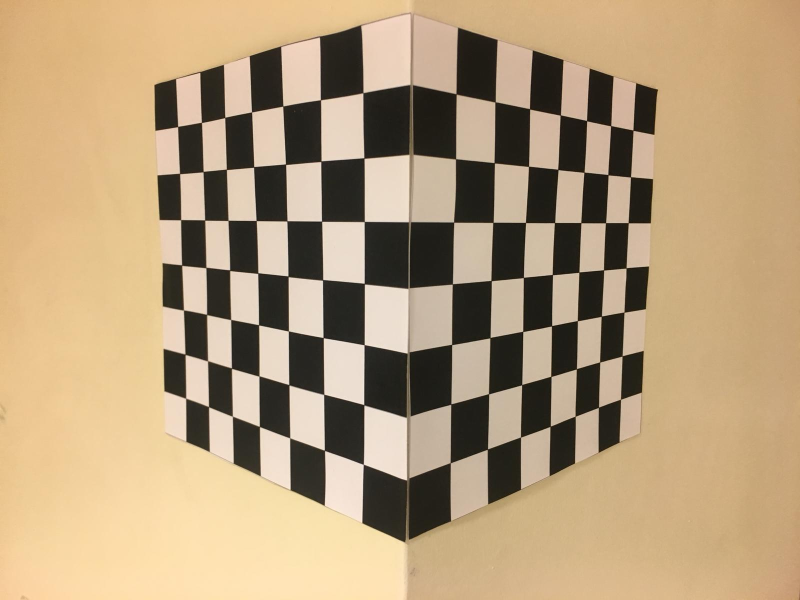
#> input picture week6/3D_calibration_object.jpg, 1600 x 1200 px (shown at 1/2 size)
$ jupyter execute 'Jiahe Xu-(Week_6)_Camera_Calibration.ipynb'   (shell and % lines are left out)   (older library calls are emulated)
#> lines starting #> are read from the running program, lines starting #| are printed output that depends on the picture
[cell 1]
import matplotlib.pyplot as plt
import numpy as np
import cv2

### Read this First

#### Remember that `tab` is is useful for autocompletion.

#### Remember that `shift + tab` is useful for rapidly obtaining usage + documentation.

###**Camera Calibration with 3D Object**

**We learnt in class about calibration, and we'll explore a quick example of camera calibration using a 3D object.**

**First, load the image.**

[cell 2]
image = cv2.imread('3D_calibration_object.jpg', cv2.IMREAD_COLOR)
#> image is the input picture: shape (1200, 1600, 3); mean B, G, R 123.1, 156.2, 179.9
image = cv2.cvtColor(image, cv2.COLOR_BGR2RGB)
rows, cols, channels = image.shape
#> rows = 1200; cols = 1600; channels = 3
plt.figure()
plt.imshow(image)

**Calibration works by finding the relationship between pixel coordinates that you seen on the image, to real world coordinates in some world frame. In order to do this, we need to have the ability to find points in the image that we know the real world coordinates to.**

**Calibration objects are nice in that they have well defined features that can serve as these points, with measured coordinates for these features. Shown above is our calibration object. Each smaller square has dimensions 18mm x 18mm.**

**Convert the image to grayscale, and use OpenCV's cv2.cornerHarris to find the corners of the pattern in the calibration object. You might want to threshold the corner reponses for better results. Draw circles around those corners and display the resulting image.**

[cell 3]
grayscale_image = cv2.cvtColor(image, cv2.COLOR_BGR2GRAY)
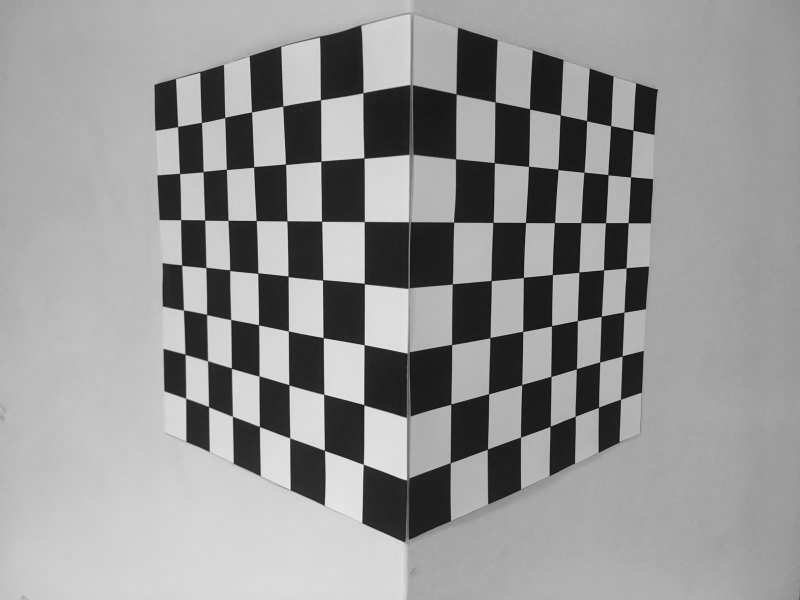
#> grayscale_image: shape (1200, 1600) (shown at 1/2 size); min 5, max 246, mean 149.1
dst = cv2.cornerHarris(grayscale_image , 3 , 3 , 0.04 )
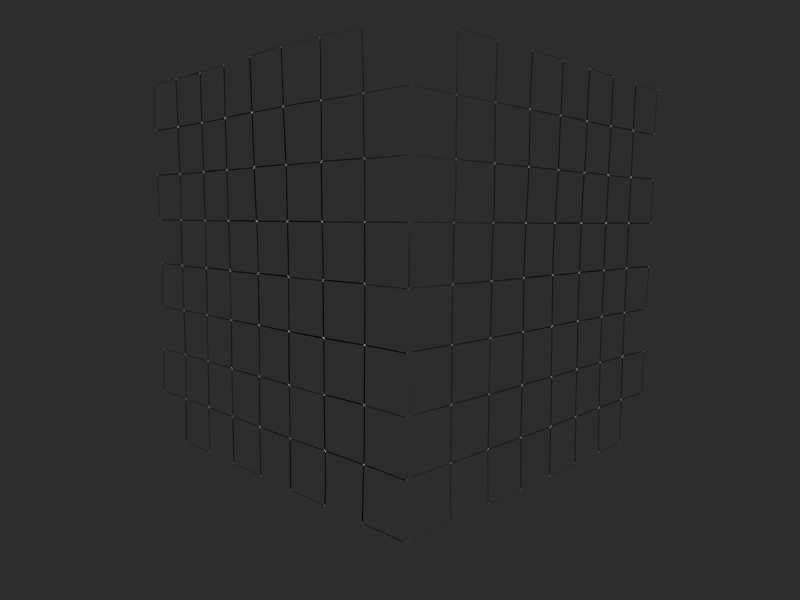
#> dst: shape (1200, 1600) float32 (shown at 1/2 size); min -0.00351, max 0.0159, mean -3.62e-05; drawn with min black and max white
display_image = image.copy()
y,x = np.where(dst>0.01 * dst.max())
#> y = 2839 values from 50 to 1085; x = 2839 values, max 1316 at index 203, min 308 at index 176, mean 802
leng = len(y)
#> leng = 2839
print(leng)
#| 2839
for i in range(leng):
    center_x = x[i]
    center_y = y[i]
    cv2.circle(display_image, (center_x, center_y), 3, (255,0,0),-1)
#> this loop made 2839 passes
#> (center_x, center_y) on passes 1 to 3: (721, 50), (722, 50), (723, 50)
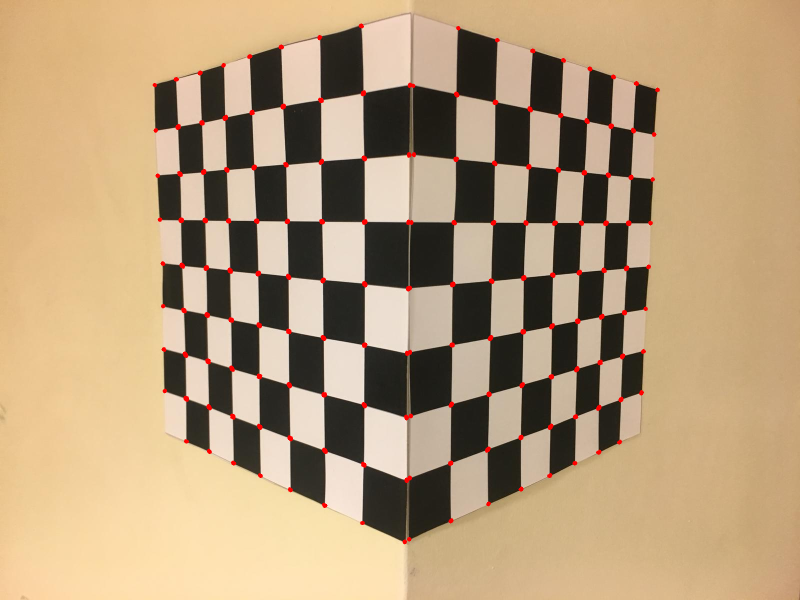
#> display_image: shape (1200, 1600, 3) (shown at 1/2 size); mean R, G, B 180.7, 155.4, 122.4
plt.imshow(display_image)
plt.show()

**How many corners are you able to find?**

2839

**Now that we have found the corners of the object, we need to know the pixel coordinates and the coordinates in the real world. Below are pixel coordinates corresponding to six of the corners of the calibration object. Draw circles around those corners and display them.**

[cell 4]
points = [(648, 789), (729, 690), (519, 753), (1044, 770), (976, 899), (908, 445)]
display_image = image.copy()
for point in points:
     cv2.circle(display_image, (point[0], point[1]), 13, (255,0,0),-1)
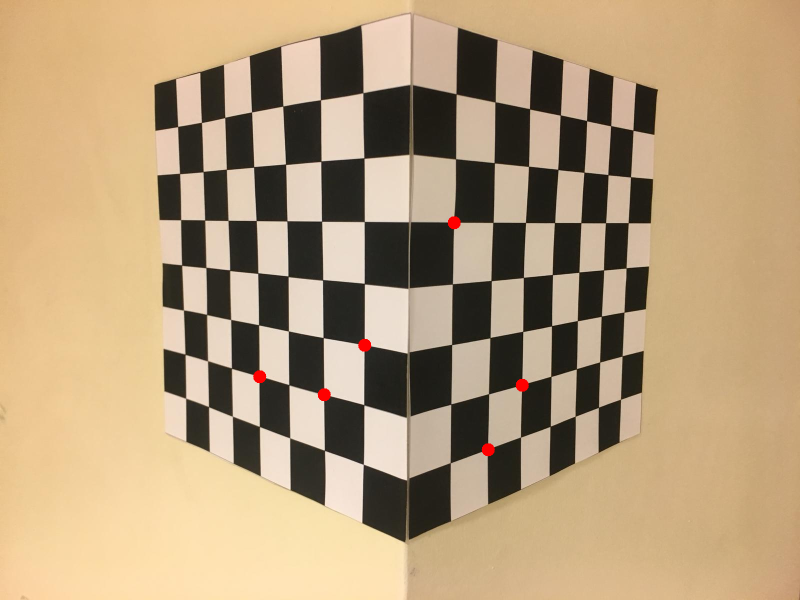
#> display_image: shape (1200, 1600, 3) (shown at 1/2 size); mean R, G, B 180.1, 156, 123
plt.imshow(display_image)
plt.show()

**Now we have the pixel coordinates, we need the corresponding real world coordinates for those corners. Below are the real world coordinates for the corners (in the same order).**

[cell 5]
# Real world coordinates in (x, y, z)
location = [(0, 90, 36), (0, 72, 18), (0, 90, 72), (54, 90, 0), (36, 108, 0), (18, 36, 0)]

**In this case, where is the origin of the real world coordinate system? Which direction corresponds to the x axis? The y axis? The z axis?**

the upper corner(3D) of the checkboard in the picture is the origin
the edge that starts from the origin and goes toward the right side of the picture is the x axis
the edge that starts from the origin and goes toward the down side of the picture is the y axis
the edge that starts from the origin and goes toward the left side of the picture is the z axis

**Now that we have the real world coordinates and the pixel coordinates, as discussed in class, we can find $p$ the projection matrix. To do this, we can set up the equation $Ap=0$. Set up $A$ below. Refer to the slides in the lecture on how to construct $A$.**

[cell 6]
data_num = 6
A = np.zeros((data_num*2, 12))
b = np.zeros((data_num*2, 1))
source = np.array(location.copy())
target = np.array(points.copy())
for i in range(data_num):
    A[i*2 , 0:3] = source[i ][ 0:3]
    A[i*2 , 3] = 1.0
    A[i*2 , 8:11] = -1*target[i][0]*source[i][ 0:3]
    A[i*2 , 11] = -1*target[i][0]

    A[i*2+1 , 4:7] = source[i ][ 0:3]
    A[i*2+1 , 7] = 1.0
    A[i*2+1 , 8:11] = -1*target[i][1]*source[i][ 0:3]
    A[i*2+1 , 11] = -1*target[i][1]
#A

**A trivial solution is when the projection matrix is all zeros, but that obviously isn't useful for us. Additionally, since our input data may be noisy, there may not be a perfect $p$ that exactly satisfies $Ap=0$. Hence we want to find the least squares solution.**

**As shown in the appendix in the lecture slides, we see that the eigenvector $p$ with the smallest eigenvalue $\lambda$ of matrix $A^TA$ is the solution to our problem.**

**Using np.linalg.svd, find the eigenvectors corresponding to $A^TA$. Extract the eigenvector corresponding to the smallest eigenvalue, and reshape it into a 3x4 matrix, which is the form of the projection matrix $p$. Print the result.**

[cell 7]
U, s, V = np.linalg.svd(A)
#U, s, V = np.linalg.svd(A.T @ A)
p = V[ -1, :]
p = p.reshape(3,4)
print(p)
check = np.ones((6,4),dtype = np.float)
check[0:6 , 0:3] = source[0:6 , 0:3]

**We often want to normalize our answer so that it has better properties when doing further processing. One way to do so is to normalize the projection matrix $p$ by ensuring that $p(2, 0:3)$ has unit norm. Normalize $p$ such that this is true below.**

[cell 8]
length = np.sqrt( p[2,0:3] @ np.transpose(p[2 , 0:3]) )
p = p / length
print(p)
length = np.sqrt( p[2,0:3] @ np.transpose(p[2 , 0:3]) )
print(length)

for i in range(data_num):
    #print(source[i])
    tmp = np.array([source[i,0] , source[i,1] , source[i,2] , 1])
    tmp = tmp.T
    mapped = p @ tmp
    mapped /= mapped[2]
    #print(mapped)
    #print(target[i])
